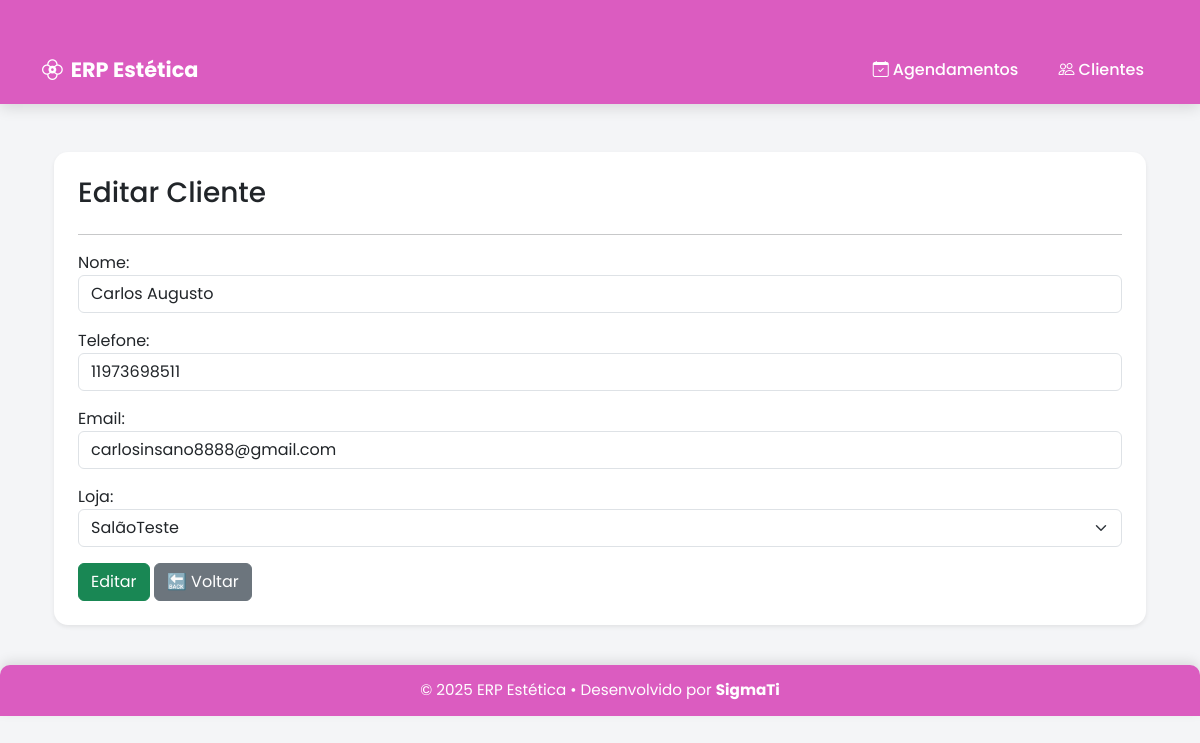
Screenshot of /ERPestetica/clientes/3/editar/ (signed in) with the database file from the repository.
### ERPestetica/models.py (models this page shows, shortened)
class Cliente(models.Model):
    loja = models.ForeignKey('Loja', on_delete=models.CASCADE, null=True, blank=True)
    nome = models.CharField(max_length=150)
    telefone = models.CharField(max_length=30, blank=True)
    email = models.EmailField(blank=True)
    data_cadastro = models.DateTimeField(default=timezone.now)
    observacoes = models.TextField(blank=True)

class Loja(models.Model):
    nome = models.CharField(max_length=100)
    endereco = models.CharField(max_length=200)
    telefone = models.CharField(max_length=20, blank=True, null=True)
    email = models.EmailField(blank=True, null=True)
    hora_abertura = models.TimeField(default="08:00")
    hora_fechamento = models.TimeField(default="18:00")
    def __str__(self):
        return self.nome

### ERPestetica/views.py (the view)
# urls.py: path("clientes/<int:pk>/editar/", views.editar_cliente, name="editar_cliente"),
@login_required
def editar_cliente(request, pk):
    cliente = get_object_or_404(Cliente, pk=pk)
    if request.method == "POST":
        form = ClienteForm(request.POST, instance=cliente)
        if form.is_valid():
            form.save()
            messages.success(request, "Cliente atualizado com sucesso!")
            return redirect("ERPestetica:lista_clientes")
    else:
        form = ClienteForm(instance=cliente)
    return render(request, "ERPestetica/form_cliente.html", {"form": form, "acao": "Editar"})

### ERPestetica/forms.py
class ClienteForm(forms.ModelForm):
    loja = forms.ModelChoiceField(
        queryset=Loja.objects.all(),
        required=False,
        empty_label="Selecione uma loja",
        widget=forms.Select(attrs={'class': 'form-select'})
    )
    class Meta:
        model = Cliente
        fields = ['nome', 'telefone', 'email', 'loja']
        widgets = {
            'nome': forms.TextInput(attrs={'class': 'form-control', 'placeholder': 'Nome do cliente'}),
            'telefone': forms.TextInput(attrs={'class': 'form-control', 'placeholder': 'Número de telefone'}),
            'email': forms.EmailInput(attrs={'class': 'form-control', 'placeholder': 'Email'}),
        }

### AppHome/context_processors.py (called while the page is built)
def permissoes_usuario(request):
    if not request.user.is_authenticated:
        return {}
    usuario_pode_alterar = request.user.is_superuser or request.user.groups.filter(name="Técnicos").exists()
    return {
        'usuario_pode_alterar': usuario_pode_alterar
    }

### ERPestetica/templates/ERPestetica/form_cliente.html (shortened to what this page needs)
{% extends "ERPestetica/baseERPestetica.html" %}
{% block content %}
<div class="container mt-5">
    <div class="card shadow-sm p-4">
        <h3>{{ acao }} Cliente</h3>
        <hr>
        <form method="post">
            {{ form.as_p }}
            <div class="mt-3">
                <button type="submit" class="btn btn-success">{{ acao }}</button>
                <a href="{% url 'ERPestetica:lista_clientes' %}" class="btn btn-secondary">🔙 Voltar</a>
            </div>
        </form>
    </div>
</div>
{% endblock %}

### ERPestetica/templates/ERPestetica/baseERPestetica.html (style rules this page uses)
body { background-color: #f4f5f7; font-family: "Poppins", sans-serif; }
.card { border: none; border-radius: 14px; box-shadow: 0 4px 14px rgba(0,0,0,0.08); }
* { transition: 0.2s ease-in-out; }
.container { margin-top: 35px; }

### rows the page displays
Cliente: nome "Carlos Augusto", telefone "11973698511", email "carlosinsano8888@gmail.com", loja "SalãoTeste"

### other values shown
{{ acao }} "Editar"
